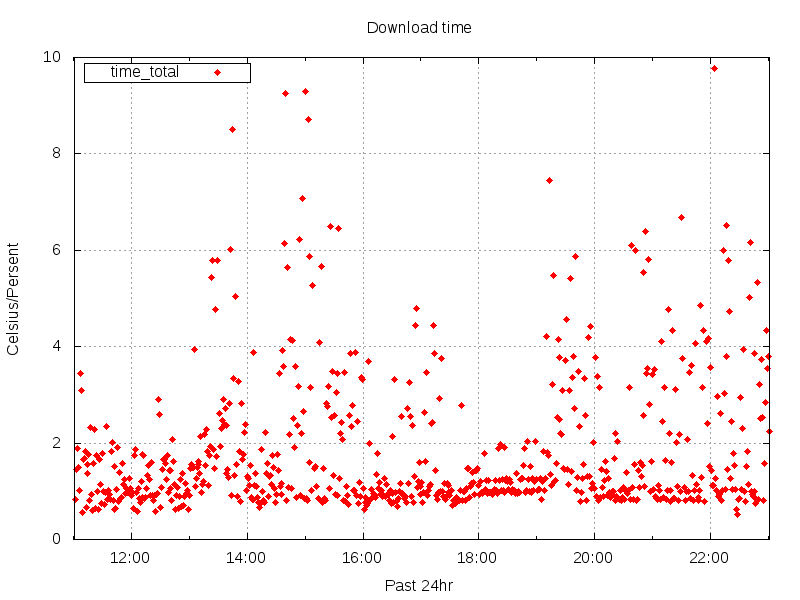

Write gnuplot code to recreate this figure.
set terminal png size 800,600
set xdata time
# eg. May-08-21:02:03
set timefmt '%Y-%m-%d %H:%M:%S'
set output '/var/www/html/__xuanran001__/xuanran001_perf.png'
# time range must be in same format as data file
set xrange [time(0) - 12*3600 + 8*3600 : time(0) + 8*3600] #reverse
set yrange [0:10]
set grid
set xlabel 'Past 24hr'
set ylabel 'Celsius/Persent'
set title 'Download time'
set key left box
set datafile missing
set datafile separator ","
plot '/var/www/html/__xuanran001__/xuanran001_perf.log' using 1:8 index 0 title 'time_total' with points pointtype 13
